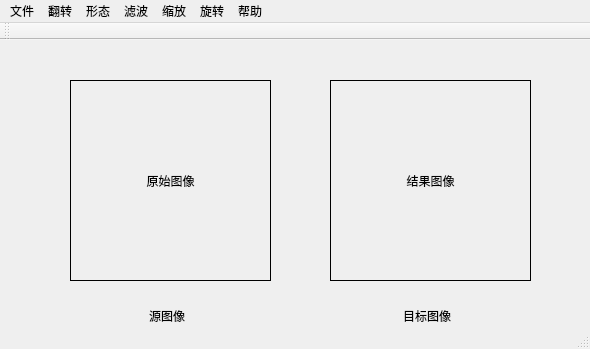
<?xml version="1.0" encoding="UTF-8"?>
<ui version="4.0">
 <class>MainWindow</class>
 <widget class="QMainWindow" name="MainWindow">
  <property name="geometry">
   <rect>
    <x>0</x>
    <y>0</y>
    <width>590</width>
    <height>349</height>
   </rect>
  </property>
  <property name="windowTitle">
   <string>chapter1</string>
  </property>
  <widget class="QWidget" name="centralWidget">
   <widget class="QLabel" name="label1">
    <property name="geometry">
     <rect>
      <x>70</x>
      <y>40</y>
      <width>201</width>
      <height>201</height>
     </rect>
    </property>
    <property name="frameShape">
     <enum>QFrame::Box</enum>
    </property>
    <property name="text">
     <string>原始图像</string>
    </property>
    <property name="alignment">
     <set>Qt::AlignCenter</set>
    </property>
   </widget>
   <widget class="QLabel" name="label2">
    <property name="geometry">
     <rect>
      <x>330</x>
      <y>40</y>
      <width>201</width>
      <height>201</height>
     </rect>
    </property>
    <property name="frameShape">
     <enum>QFrame::Box</enum>
    </property>
    <property name="text">
     <string>结果图像</string>
    </property>
    <property name="alignment">
     <set>Qt::AlignCenter</set>
    </property>
   </widget>
   <widget class="QLabel" name="label">
    <property name="geometry">
     <rect>
      <x>140</x>
      <y>270</y>
      <width>54</width>
      <height>12</height>
     </rect>
    </property>
    <property name="text">
     <string>源图像</string>
    </property>
    <property name="alignment">
     <set>Qt::AlignCenter</set>
    </property>
   </widget>
   <widget class="QLabel" name="label_2">
    <property name="geometry">
     <rect>
      <x>400</x>
      <y>270</y>
      <width>54</width>
      <height>12</height>
     </rect>
    </property>
    <property name="text">
     <string>目标图像</string>
    </property>
    <property name="alignment">
     <set>Qt::AlignCenter</set>
    </property>
   </widget>
  </widget>
  <widget class="QMenuBar" name="menuBar">
   <property name="geometry">
    <rect>
     <x>0</x>
     <y>0</y>
     <width>590</width>
     <height>23</height>
    </rect>
   </property>
   <widget class="QMenu" name="menu">
    <property name="title">
     <string>文件</string>
    </property>
    <addaction name="separator"/>
    <addaction name="openTestFile"/>
    <addaction name="openCustomeFile"/>
    <addaction name="restore"/>
    <addaction name="Clear"/>
    <addaction name="myExit"/>
   </widget>
   <widget class="QMenu" name="menu_2">
    <property name="title">
     <string>翻转</string>
    </property>
    <addaction name="Horizen"/>
    <addaction name="vertical"/>
    <addaction name="horizenAndVertical"/>
   </widget>
   <widget class="QMenu" name="menu_3">
    <property name="title">
     <string>形态</string>
    </property>
    <addaction name="Erosion"/>
    <addaction name="dialation"/>
    <addaction name="opening"/>
    <addaction name="closing"/>
    <addaction name="actionMorphological_Gradient"/>
    <addaction name="topHat"/>
    <addaction name="blackHat"/>
   </widget>
   <widget class="QMenu" name="menu_4">
    <property name="title">
     <string>滤波</string>
    </property>
    <widget class="QMenu" name="menuF">
     <property name="title">
      <string>方框滤波</string>
     </property>
     <addaction name="normalize"/>
     <addaction name="NoNormalize"/>
    </widget>
    <addaction name="normalizeFilter"/>
    <addaction name="menuF"/>
    <addaction name="GaussFilter"/>
    <addaction name="medianFilter"/>
    <addaction name="bilateralFilter"/>
   </widget>
   <widget class="QMenu" name="menu_5">
    <property name="title">
     <string>缩放</string>
    </property>
    <addaction name="PyrUpAction"/>
    <addaction name="PyrDownAction"/>
    <addaction name="ResizeUp"/>
    <addaction name="ResizeDown"/>
   </widget>
   <widget class="QMenu" name="menu_6">
    <property name="title">
     <string>帮助</string>
    </property>
    <addaction name="about"/>
    <addaction name="copyright"/>
   </widget>
   <widget class="QMenu" name="menu_7">
    <property name="title">
     <string>旋转</string>
    </property>
    <addaction name="cNresize"/>
    <addaction name="cResize"/>
    <addaction name="antiClockwise"/>
    <addaction name="NFlipResize"/>
   </widget>
   <addaction name="menu"/>
   <addaction name="menu_2"/>
   <addaction name="menu_3"/>
   <addaction name="menu_4"/>
   <addaction name="menu_5"/>
   <addaction name="menu_7"/>
   <addaction name="menu_6"/>
  </widget>
  <widget class="QToolBar" name="mainToolBar">
   <attribute name="toolBarArea">
    <enum>TopToolBarArea</enum>
   </attribute>
   <attribute name="toolBarBreak">
    <bool>false</bool>
   </attribute>
  </widget>
  <widget class="QStatusBar" name="statusBar"/>
  <action name="openTestFile">
   <property name="text">
    <string>打开测试文件</string>
   </property>
  </action>
  <action name="myExit">
   <property name="text">
    <string>退出</string>
   </property>
  </action>
  <action name="Horizen">
   <property name="text">
    <string>水平</string>
   </property>
  </action>
  <action name="about">
   <property name="text">
    <string>关于</string>
   </property>
  </action>
  <action name="vertical">
   <property name="text">
    <string>垂直</string>
   </property>
  </action>
  <action name="horizenAndVertical">
   <property name="text">
    <string>水平&amp;垂直</string>
   </property>
  </action>
  <action name="restore">
   <property name="text">
    <string>复原</string>
   </property>
  </action>
  <action name="openCustomeFile">
   <property name="text">
    <string>打开自定义文件</string>
   </property>
  </action>
  <action name="copyright">
   <property name="text">
    <string>版权</string>
   </property>
  </action>
  <action name="actionSobel">
   <property name="text">
    <string>sobel</string>
   </property>
  </action>
  <action name="actionCanny">
   <property name="text">
    <string>canny</string>
   </property>
  </action>
  <action name="actionLaplacian">
   <property name="text">
    <string>Laplacian</string>
   </property>
  </action>
  <action name="normalizeFilter">
   <property name="text">
    <string>均值滤波</string>
   </property>
  </action>
  <action name="GaussFilter">
   <property name="text">
    <string>高斯滤波</string>
   </property>
  </action>
  <action name="medianFilter">
   <property name="text">
    <string>中值滤波</string>
   </property>
  </action>
  <action name="bilateralFilter">
   <property name="text">
    <string>双边滤波</string>
   </property>
  </action>
  <action name="Erosion">
   <property name="text">
    <string>腐蚀</string>
   </property>
  </action>
  <action name="dialation">
   <property name="text">
    <string>膨胀</string>
   </property>
  </action>
  <action name="actionMorphological_Gradient">
   <property name="text">
    <string>Morphological Gradient</string>
   </property>
  </action>
  <action name="opening">
   <property name="text">
    <string>开运算</string>
   </property>
  </action>
  <action name="closing">
   <property name="text">
    <string>闭运算</string>
   </property>
  </action>
  <action name="topHat">
   <property name="text">
    <string>顶帽</string>
   </property>
  </action>
  <action name="blackHat">
   <property name="text">
    <string>黑帽</string>
   </property>
  </action>
  <action name="PyrUpAction">
   <property name="text">
    <string>放大(PyrUp)</string>
   </property>
  </action>
  <action name="PyrDownAction">
   <property name="text">
    <string>缩小(PyrDown)</string>
   </property>
  </action>
  <action name="ResizeUp">
   <property name="text">
    <string>放大(Resize)</string>
   </property>
  </action>
  <action name="ResizeDown">
   <property name="text">
    <string>缩小(Resize)</string>
   </property>
  </action>
  <action name="cNresize">
   <property name="text">
    <string>顺时针无缩放</string>
   </property>
  </action>
  <action name="cResize">
   <property name="text">
    <string>顺时针缩放</string>
   </property>
  </action>
  <action name="antiClockwise">
   <property name="text">
    <string>逆时针</string>
   </property>
  </action>
  <action name="NFlipResize">
   <property name="text">
    <string>零旋转缩放</string>
   </property>
  </action>
  <action name="Clear">
   <property name="text">
    <string>清除</string>
   </property>
   <property name="toolTip">
    <string>CLEAR</string>
   </property>
  </action>
  <action name="normalize">
   <property name="text">
    <string>归一化</string>
   </property>
  </action>
  <action name="NoNormalize">
   <property name="text">
    <string>非归一化</string>
   </property>
  </action>
 </widget>
 <layoutdefault spacing="6" margin="11"/>
 <resources/>
 <connections/>
</ui>
